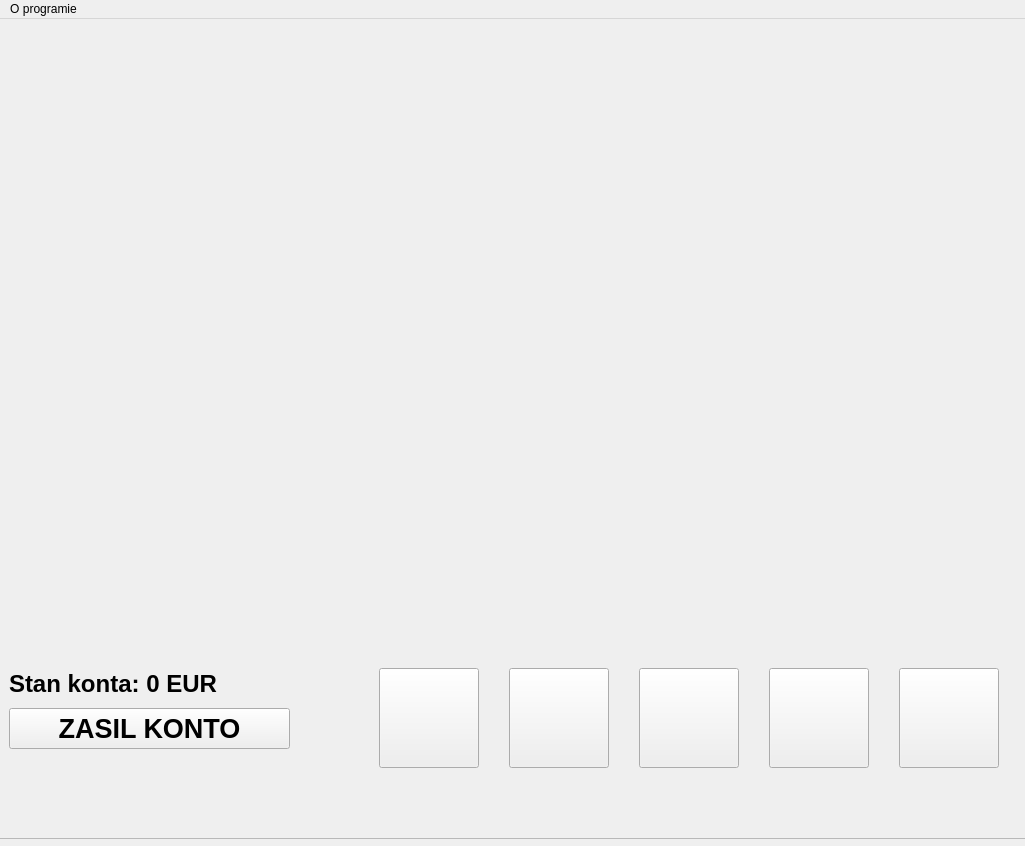
<?xml version="1.0" encoding="UTF-8"?>
<ui version="4.0">
 <class>MainWindow</class>
 <widget class="QMainWindow" name="MainWindow">
  <property name="geometry">
   <rect>
    <x>0</x>
    <y>0</y>
    <width>1025</width>
    <height>846</height>
   </rect>
  </property>
  <property name="minimumSize">
   <size>
    <width>1025</width>
    <height>846</height>
   </size>
  </property>
  <property name="maximumSize">
   <size>
    <width>1025</width>
    <height>846</height>
   </size>
  </property>
  <property name="windowTitle">
   <string>BlackJack by Wiktor Lewicki</string>
  </property>
  <property name="windowIcon">
   <iconset resource="dane.qrc">
    <normaloff>:/img/icon.jpg</normaloff>:/img/icon.jpg</iconset>
  </property>
  <property name="styleSheet">
   <string notr="true"/>
  </property>
  <widget class="QWidget" name="centralwidget">
   <widget class="QFrame" name="frame">
    <property name="geometry">
     <rect>
      <x>-11</x>
      <y>-1</y>
      <width>1041</width>
      <height>821</height>
     </rect>
    </property>
    <property name="cursor">
     <cursorShape>ArrowCursor</cursorShape>
    </property>
    <property name="styleSheet">
     <string notr="true">border-image: url(:/img/tabela.png)</string>
    </property>
    <property name="frameShape">
     <enum>QFrame::StyledPanel</enum>
    </property>
    <property name="frameShadow">
     <enum>QFrame::Raised</enum>
    </property>
    <widget class="QLabel" name="stan_konta">
     <property name="geometry">
      <rect>
       <x>20</x>
       <y>640</y>
       <width>361</width>
       <height>51</height>
      </rect>
     </property>
     <property name="font">
      <font>
       <pointsize>18</pointsize>
       <bold>true</bold>
      </font>
     </property>
     <property name="styleSheet">
      <string notr="true">border-image: &quot;&quot;;
color: black</string>
     </property>
     <property name="text">
      <string>Stan konta: 0 EUR</string>
     </property>
    </widget>
    <widget class="QPushButton" name="pushButton">
     <property name="geometry">
      <rect>
       <x>20</x>
       <y>690</y>
       <width>281</width>
       <height>41</height>
      </rect>
     </property>
     <property name="font">
      <font>
       <pointsize>20</pointsize>
       <bold>true</bold>
      </font>
     </property>
     <property name="cursor">
      <cursorShape>PointingHandCursor</cursorShape>
     </property>
     <property name="styleSheet">
      <string notr="true">border-image:url(:/img/white.jpg);
color: black</string>
     </property>
     <property name="text">
      <string>ZASIL KONTO</string>
     </property>
    </widget>
    <widget class="QPushButton" name="bet">
     <property name="geometry">
      <rect>
       <x>910</x>
       <y>650</y>
       <width>100</width>
       <height>100</height>
      </rect>
     </property>
     <property name="cursor">
      <cursorShape>PointingHandCursor</cursorShape>
     </property>
     <property name="styleSheet">
      <string notr="true">border-image:url(:/img/bet.png)</string>
     </property>
     <property name="text">
      <string/>
     </property>
    </widget>
    <widget class="QPushButton" name="stand">
     <property name="geometry">
      <rect>
       <x>780</x>
       <y>650</y>
       <width>100</width>
       <height>100</height>
      </rect>
     </property>
     <property name="cursor">
      <cursorShape>PointingHandCursor</cursorShape>
     </property>
     <property name="styleSheet">
      <string notr="true">border-image:url(:/img/stand.png)</string>
     </property>
     <property name="text">
      <string/>
     </property>
    </widget>
    <widget class="QPushButton" name="hit">
     <property name="geometry">
      <rect>
       <x>650</x>
       <y>650</y>
       <width>100</width>
       <height>100</height>
      </rect>
     </property>
     <property name="cursor">
      <cursorShape>PointingHandCursor</cursorShape>
     </property>
     <property name="styleSheet">
      <string notr="true">border-image:url(:/img/hit.png)</string>
     </property>
     <property name="text">
      <string/>
     </property>
    </widget>
    <widget class="QWidget" name="p1" native="true">
     <property name="geometry">
      <rect>
       <x>30</x>
       <y>510</y>
       <width>101</width>
       <height>131</height>
      </rect>
     </property>
     <property name="styleSheet">
      <string notr="true"/>
     </property>
    </widget>
    <widget class="QWidget" name="p2" native="true">
     <property name="geometry">
      <rect>
       <x>150</x>
       <y>510</y>
       <width>101</width>
       <height>131</height>
      </rect>
     </property>
     <property name="styleSheet">
      <string notr="true"/>
     </property>
    </widget>
    <widget class="QWidget" name="p3" native="true">
     <property name="geometry">
      <rect>
       <x>280</x>
       <y>510</y>
       <width>101</width>
       <height>131</height>
      </rect>
     </property>
     <property name="styleSheet">
      <string notr="true"/>
     </property>
    </widget>
    <widget class="QWidget" name="p4" native="true">
     <property name="geometry">
      <rect>
       <x>400</x>
       <y>510</y>
       <width>101</width>
       <height>131</height>
      </rect>
     </property>
     <property name="styleSheet">
      <string notr="true"/>
     </property>
    </widget>
    <widget class="QWidget" name="p5" native="true">
     <property name="geometry">
      <rect>
       <x>530</x>
       <y>510</y>
       <width>101</width>
       <height>131</height>
      </rect>
     </property>
     <property name="styleSheet">
      <string notr="true"/>
     </property>
    </widget>
    <widget class="QWidget" name="p6" native="true">
     <property name="geometry">
      <rect>
       <x>650</x>
       <y>510</y>
       <width>101</width>
       <height>131</height>
      </rect>
     </property>
     <property name="styleSheet">
      <string notr="true"/>
     </property>
    </widget>
    <widget class="QWidget" name="p7" native="true">
     <property name="geometry">
      <rect>
       <x>790</x>
       <y>510</y>
       <width>101</width>
       <height>131</height>
      </rect>
     </property>
     <property name="styleSheet">
      <string notr="true"/>
     </property>
    </widget>
    <widget class="QWidget" name="p8" native="true">
     <property name="geometry">
      <rect>
       <x>910</x>
       <y>510</y>
       <width>101</width>
       <height>131</height>
      </rect>
     </property>
     <property name="styleSheet">
      <string notr="true"/>
     </property>
    </widget>
    <widget class="QWidget" name="d1" native="true">
     <property name="geometry">
      <rect>
       <x>20</x>
       <y>30</y>
       <width>101</width>
       <height>131</height>
      </rect>
     </property>
     <property name="styleSheet">
      <string notr="true"/>
     </property>
    </widget>
    <widget class="QWidget" name="d2" native="true">
     <property name="geometry">
      <rect>
       <x>150</x>
       <y>30</y>
       <width>101</width>
       <height>131</height>
      </rect>
     </property>
     <property name="styleSheet">
      <string notr="true"/>
     </property>
    </widget>
    <widget class="QWidget" name="d3" native="true">
     <property name="geometry">
      <rect>
       <x>280</x>
       <y>30</y>
       <width>101</width>
       <height>131</height>
      </rect>
     </property>
     <property name="styleSheet">
      <string notr="true"/>
     </property>
    </widget>
    <widget class="QWidget" name="d4" native="true">
     <property name="geometry">
      <rect>
       <x>400</x>
       <y>30</y>
       <width>101</width>
       <height>131</height>
      </rect>
     </property>
     <property name="styleSheet">
      <string notr="true"/>
     </property>
    </widget>
    <widget class="QWidget" name="d5" native="true">
     <property name="geometry">
      <rect>
       <x>520</x>
       <y>30</y>
       <width>101</width>
       <height>131</height>
      </rect>
     </property>
     <property name="styleSheet">
      <string notr="true"/>
     </property>
    </widget>
    <widget class="QWidget" name="d6" native="true">
     <property name="geometry">
      <rect>
       <x>650</x>
       <y>30</y>
       <width>101</width>
       <height>131</height>
      </rect>
     </property>
     <property name="styleSheet">
      <string notr="true"/>
     </property>
    </widget>
    <widget class="QWidget" name="d7" native="true">
     <property name="geometry">
      <rect>
       <x>780</x>
       <y>30</y>
       <width>101</width>
       <height>131</height>
      </rect>
     </property>
     <property name="styleSheet">
      <string notr="true"/>
     </property>
    </widget>
    <widget class="QWidget" name="d8" native="true">
     <property name="geometry">
      <rect>
       <x>910</x>
       <y>30</y>
       <width>101</width>
       <height>131</height>
      </rect>
     </property>
     <property name="styleSheet">
      <string notr="true"/>
     </property>
    </widget>
    <widget class="QPushButton" name="math">
     <property name="geometry">
      <rect>
       <x>390</x>
       <y>650</y>
       <width>100</width>
       <height>100</height>
      </rect>
     </property>
     <property name="cursor">
      <cursorShape>PointingHandCursor</cursorShape>
     </property>
     <property name="styleSheet">
      <string notr="true">border-image:url(:/img/math.jpg)</string>
     </property>
     <property name="text">
      <string/>
     </property>
    </widget>
    <widget class="QPushButton" name="doubledown">
     <property name="geometry">
      <rect>
       <x>520</x>
       <y>650</y>
       <width>100</width>
       <height>100</height>
      </rect>
     </property>
     <property name="cursor">
      <cursorShape>PointingHandCursor</cursorShape>
     </property>
     <property name="styleSheet">
      <string notr="true">border-image:url(:/img/doubledown.png)</string>
     </property>
     <property name="text">
      <string/>
     </property>
    </widget>
   </widget>
  </widget>
  <widget class="QMenuBar" name="menubar">
   <property name="geometry">
    <rect>
     <x>0</x>
     <y>0</y>
     <width>1025</width>
     <height>25</height>
    </rect>
   </property>
   <property name="styleSheet">
    <string notr="true"/>
   </property>
   <widget class="QMenu" name="menuO_programie">
    <property name="title">
     <string>O programie</string>
    </property>
    <addaction name="actionAutor"/>
    <addaction name="actionZasady"/>
   </widget>
   <addaction name="menuO_programie"/>
  </widget>
  <action name="actionAutor">
   <property name="text">
    <string>Autor</string>
   </property>
  </action>
  <action name="actionZasady">
   <property name="text">
    <string>Zasady</string>
   </property>
  </action>
 </widget>
 <resources>
  <include location="dane.qrc"/>
 </resources>
 <connections/>
</ui>
